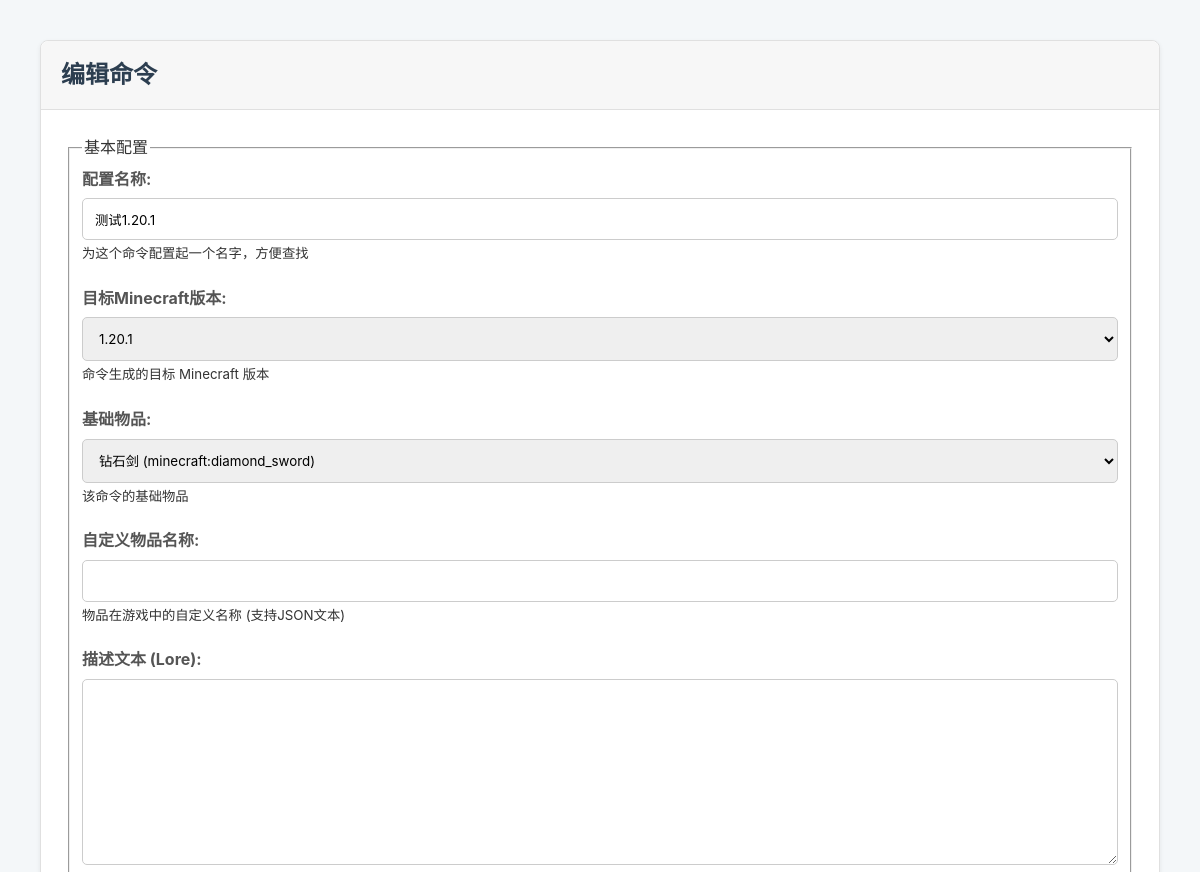
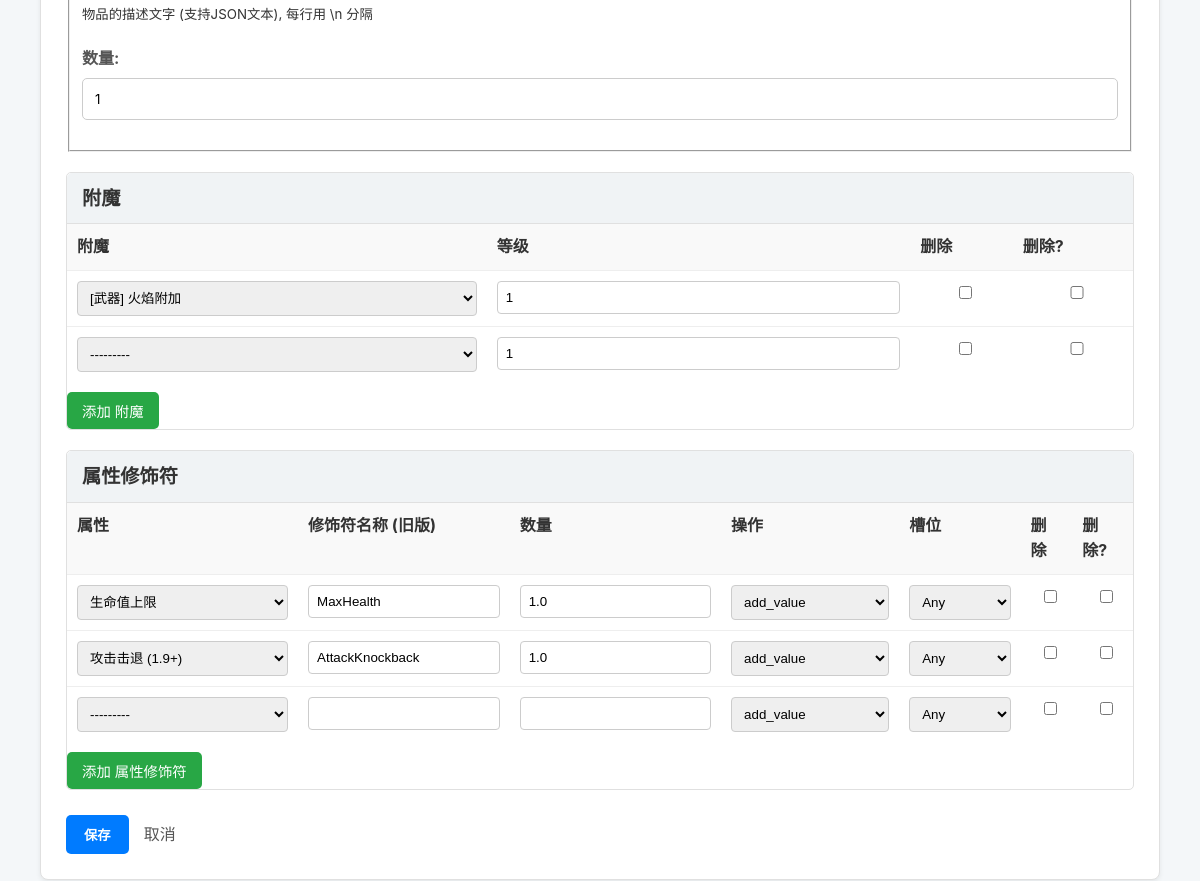
Page /MC_command/5/edit/ (signed in) on the earlier database version (2 pictures, top to bottom).
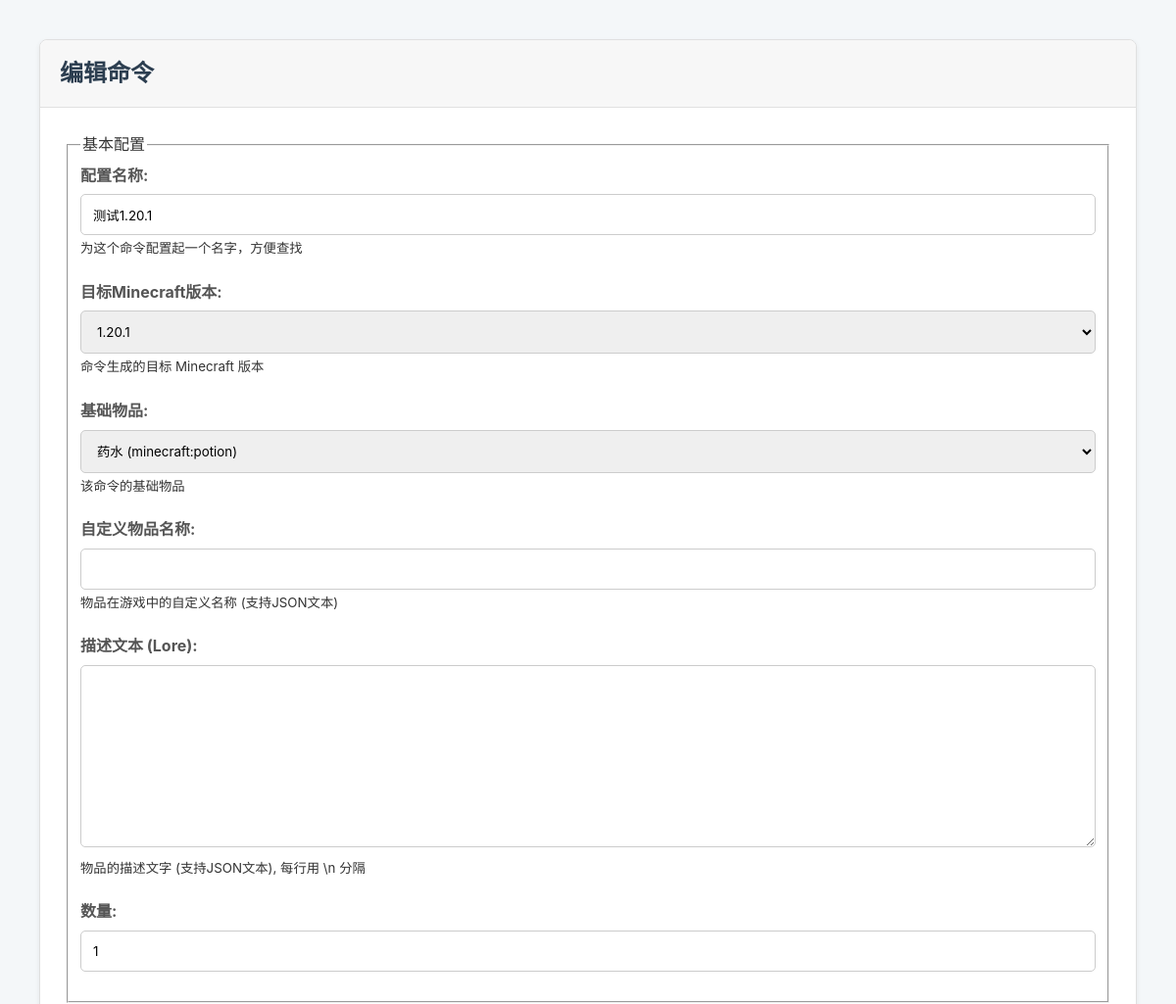
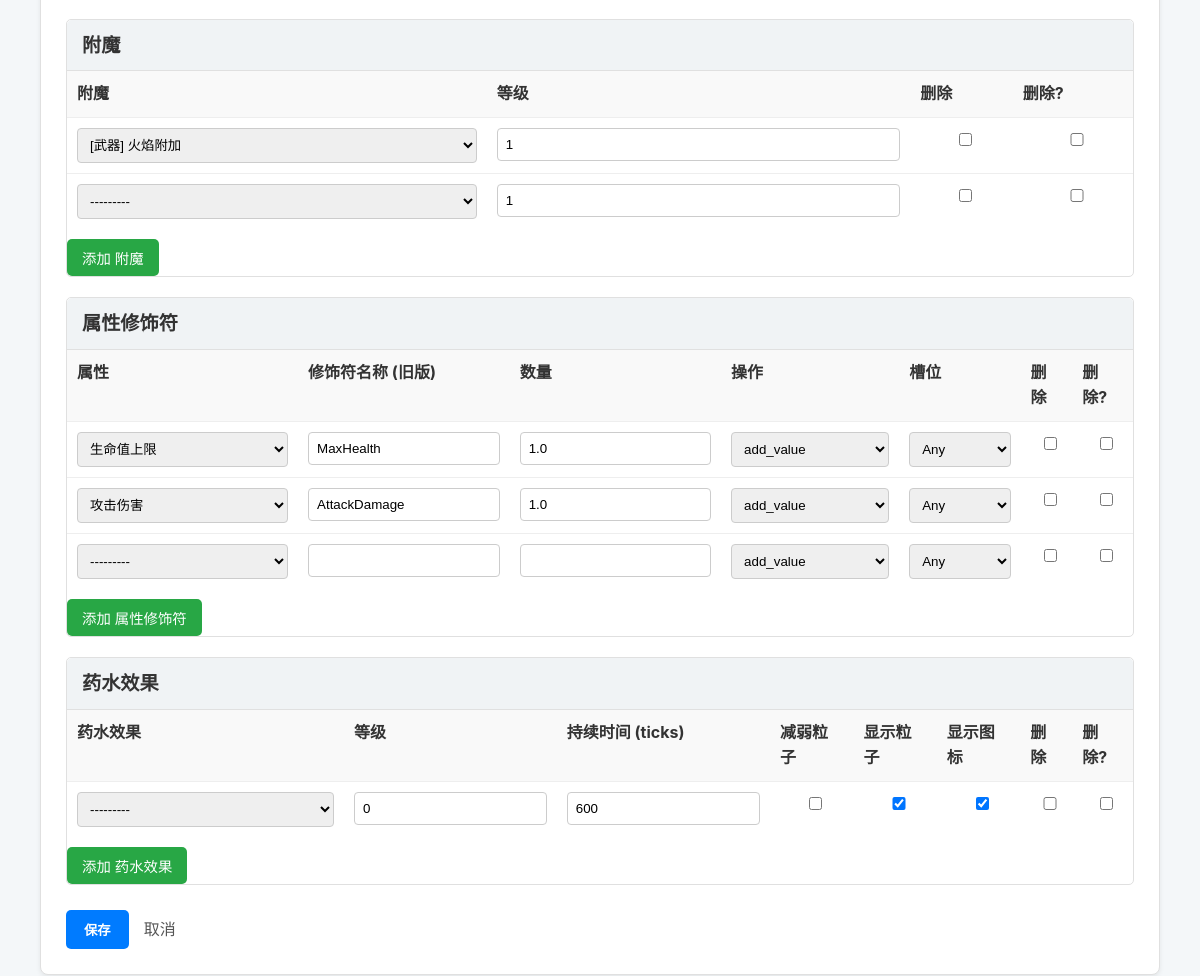
Same page on the later database version (2 pictures, top to bottom).
### MC_command/models.py (models this page shows, shortened)
class GeneratedCommand(models.Model):
    user = models.ForeignKey(User, on_delete=models.CASCADE, related_name="commands")
    title = models.CharField(max_length=100, help_text="为这个命令配置起一个名字，方便查找")
    target_version = models.ForeignKey(MinecraftVersion, on_delete=models.PROTECT, help_text="命令生成的目标 Minecraft 版本")
    base_item = models.ForeignKey(BaseItem, on_delete=models.PROTECT, help_text="该命令的基础物品")
    custom_name = models.CharField(max_length=255, blank=True, null=True, help_text="物品在游戏中的自定义名称 (支持JSON文本)")
    lore = models.TextField(blank=True, null=True, help_text="物品的描述文字 (支持JSON文本), 每行用 \\n 分隔")
    count = models.PositiveIntegerField(default=1)
    created_at = models.DateTimeField(auto_now_add=True)
    updated_at = models.DateTimeField(auto_now=True)
    class Meta:
        verbose_name = "物品配置"
        verbose_name_plural = "<完整物品配置>"

### MC_command/views.py (the view)
# urls.py: path("<int:command_id>/edit/", views.edit, name="edit"),
@login_required
def edit(request, command_id):
    command_obj = get_object_or_404(GeneratedCommand, pk=command_id, user=request.user)
    FormSetClasses = {
        prefix: inlineformset_factory(
            GeneratedCommand, config['model'], form=config['form'],
            extra=1, can_delete=True, min_num=0
        )
        for prefix, config in COMPONENT_REGISTRY.items()
    }
    if request.method == 'POST':
        form = GeneratedCommandForm(request.POST, instance=command_obj)
        formsets = {
            prefix: FormSetClasses[prefix](request.POST, instance=command_obj, prefix=prefix)
            for prefix in COMPONENT_REGISTRY.keys()
        }
        if form.is_valid() and all(fs.is_valid() for fs in formsets.values()):
            try:
                with transaction.atomic():
                    form.save()
                    for formset in formsets.values():
                        formset.save()
                    return redirect(reverse('MC_command:detail', args=[command_obj.id]))
            except forms.ValidationError:
                pass
    else: # GET
        form = GeneratedCommandForm(instance=command_obj)
        formsets = {
            prefix: FormSetClasses[prefix](instance=command_obj, prefix=prefix)
            for prefix in COMPONENT_REGISTRY.keys()
        }
    version_data = {v.pk: v.ordering_id for v in MinecraftVersion.objects.all()}
    base_item_data = {i.pk: {'type': i.item_type} for i in BaseItem.objects.all()}
    component_data = {
        prefix: {
            'formset': formsets[prefix],
            'verbose_name': config['verbose_name'],
            'supported_types': json.dumps(config['supported_item_types'])
        }
        for prefix, config in COMPONENT_REGISTRY.items()
    }
    context = {
        'form': form,
        'component_data': component_data,
        'command': command_obj,
        'form_title': '编辑命令',
        'version_data_json': json.dumps(version_data),
        'base_item_data_json': json.dumps(base_item_data),
    }
    return render(request, 'MC_command/command_form.html', context)

### MC_command/forms.py
class GeneratedCommandForm(forms.ModelForm):
    class Meta:
        model = GeneratedCommand
        fields = ['title', 'target_version', 'base_item', 'custom_name', 'lore', 'count']
        labels = {
            'title': '配置名称',
            'target_version': '目标Minecraft版本',
            'base_item': '基础物品',
            'custom_name': '自定义物品名称',
            'lore': '描述文本 (Lore)',
            'count': '数量',
        }

### MC_command/forms.py (called while the page is built)
    def label_from_instance(self, obj):
        prefix = ""
        if hasattr(obj, 'get_enchant_type_display'):
            prefix = f"[{obj.get_enchant_type_display()}] "
        min_v = obj.min_version.version_number if obj.min_version else None
        max_v = obj.max_version.version_number if obj.max_version else None
        version_range = ""
        if min_v and max_v:
            if min_v == max_v:
                version_range = f" (仅 {min_v})"
            else:
                version_range = f" ({min_v} - {max_v})"
        elif min_v:
            version_range = f" ({min_v}+)"
        elif max_v:
            version_range = f" (最高 {max_v})"
        return f"{prefix}{obj.name}{version_range}"

### MC_command/models.py (called while the page is built)
    def __str__(self):
        return self.version_number

### MC_command/templates/MC_command/command_form.html (shortened to what this page needs)
{% extends 'MC_command/base.html' %}
{% block content %}
    <div class="card">
        <div class="card-header"><h1>{{ form_title }}</h1></div>
        <div class="card-body">
            <form method="post" novalidate>
                <fieldset>
                    <legend>基本配置</legend>
                    {% for field in form %}
                        <div class="form-field">
                            {{ field.label_tag }}
                            {{ field }}
                            {% if field.help_text %}<small>{{ field.help_text }}</small>{% endif %}
                        </div>
                    {% endfor %}
                </fieldset>
                {% for prefix, data in component_data.items %}
                <div class="inline-group component-group" id="{{ prefix }}-group"
                     data-prefix="{{ prefix }}"
                     data-supported-types="{{ data.supported_types }}"
                     style="display: none;">
                    <h2>{{ data.verbose_name }}</h2>
                    <table>
                        <thead>
                            <tr>
                                {% for field in data.formset.empty_form %}
                                    {% if not field.is_hidden %}<th>{{ field.label }}</th>{% endif %}
                                {% endfor %}
                                <th class="delete-cell">删除?</th>
                            </tr>
                        </thead>
                        <tbody id="{{ prefix }}-form-container">
                            {% for form in data.formset %}
                                <tr class="{{ prefix }}-formset-row {% if form.instance.pk %}existing-row{% endif %}">
                                    {% for field in form.visible_fields %}
                                        <td>{{ field }}{{ field.errors }}</td>
                                    {% endfor %}
                                    <td class="delete-cell">
                                        {% if form.instance.pk %}
                                            {{ form.DELETE }}
                                        {% else %}
                                            <input type="checkbox" class="row-delete-checkbox">
                                        {% endif %}
                                    </td>
                                </tr>
                            {% endfor %}
                        </tbody>
                    </table>
                    <button type="button" class="add-row-btn" data-formset-prefix="{{ prefix }}">添加 {{ data.verbose_name }}</button>
                </div>
                {% endfor %}
                <div class="form-actions">
                    <button type="submit" class="btn">保存</button>
                    <a href="javascript:void(0);" class="cancel-link" onclick="history.go(-2);">取消</a>
                </div>
            </form>
        </div>
    </div>
{% endblock %}

Differences in the rows shown:
changed GeneratedCommand "测试1.20.1": base_item "钻石剑 (minecraft:diamond_sword)" → "药水 (minecraft:potion)"
Other differences:
form field field: "攻击击退 (1.9+)" → "攻击伤害"
form field field: "AttackKnockback" → "AttackDamage"
new list line: "药水效果 药水效果 等级 持续时间 (ticks) 减弱粒子 显示粒子 显示图标 删除 删除? --------- 0 600 ☐ ☑ ☑ ☐ ☐ 添加 药水效果"
